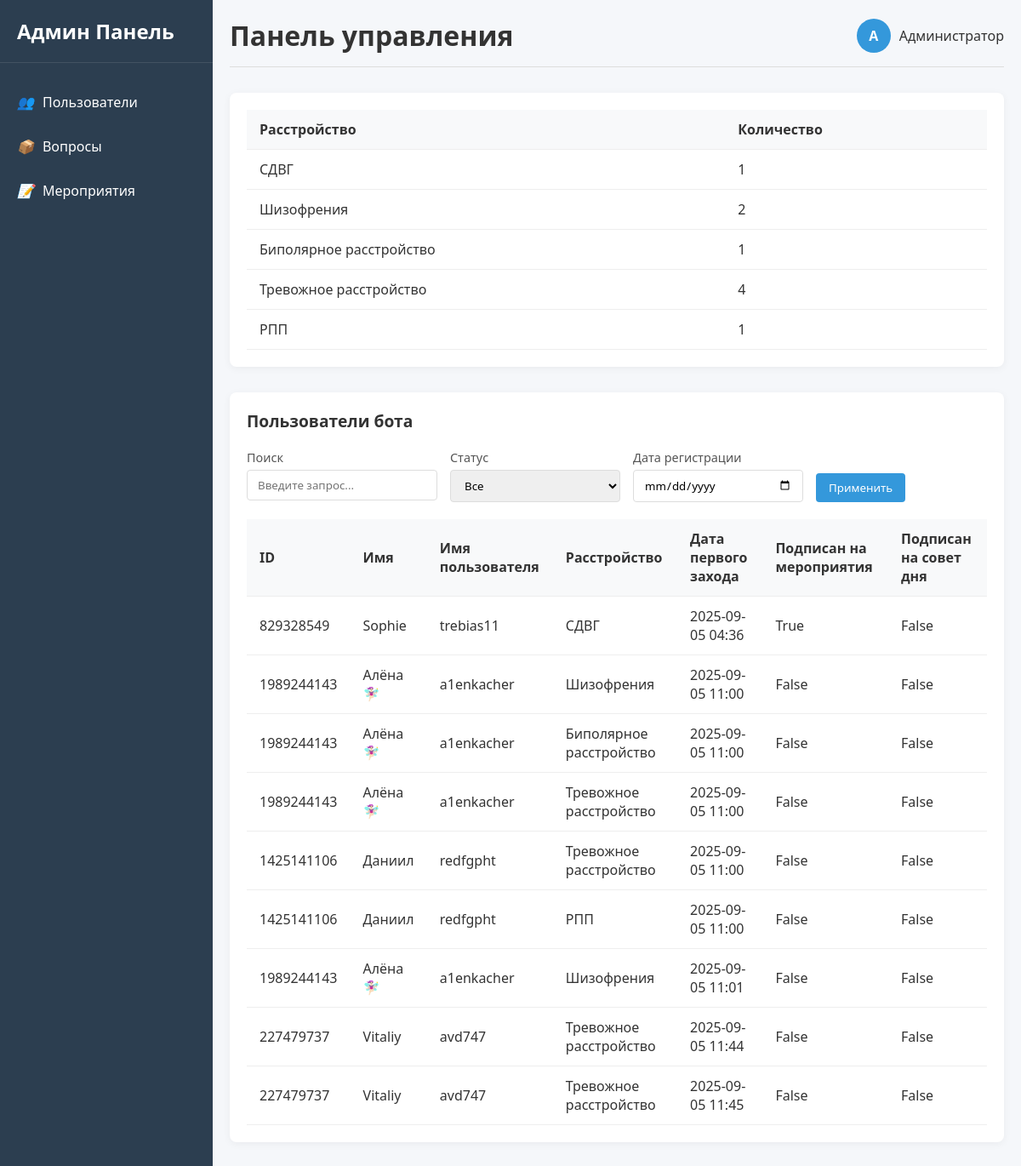
The page / on the database its author committed.
### myapp/models.py (models this page shows)
class UserInfo(models.Model):
    user = models.ForeignKey(User, on_delete=models.CASCADE, related_name='user_info', verbose_name="Пользователь")
    disorder = models.CharField("Нарушение", max_length=255)
    date = models.DateTimeField("Дата и время", default=timezone.now)

class User(models.Model):
    tg = models.IntegerField(verbose_name="Telegram ID")  # Поле для хранения Chat Id
    UserName = models.CharField(max_length=200, default='unknown')
    Name = models.CharField(max_length=255, verbose_name="Имя")  # Текстовое поле (аналог TEXT)
    DayAdviceSubscriber = models.BooleanField(default=False)
    EventsSubscriber = models.BooleanField(default=False)

### myapp/views.py (the view)
# urls.py: path('', views.home, name='home'),
def home(request):
    articles = get_info()
    stat = get_statistics()
    return render(request, 'home.html', {'articles': articles, 'stat': stat})

### myapp/views.py (called while the page is built)
def get_statistics():
    stat = {}
    info = UserInfo.objects.all()
    for i in info:
        stat[i.disorder] = stat.get(i.disorder, 0) + 1
    data = []
    for key in stat:
        data.append({'disorder': key, 'n': stat[key]})
    return data

def get_info():
    infos = UserInfo.objects.select_related('user').all()  # Оптимизация: избежать N+1
    result = []
    for info in infos:
        result.append({
            'id': info.id,
            'user_id': info.user.tg,
            'name': info.user.Name,
            'username': info.user.UserName,
            'disorder': info.disorder,
            'date': info.date,
            'events': info.user.EventsSubscriber,
            'advice': info.user.DayAdviceSubscriber
        })
    return result

### myapp/templates/home.html (shortened to what this page needs)
<!DOCTYPE html>
<html lang="ru">
<head>
</head>
<body>
    <div class="container">
        <div class="sidebar">
            <div class="sidebar-header">
                <h2>Админ Панель</h2>
            </div>
            <div class="nav-item">
                <i>👥</i>  <a href="{% url 'home' %}" style="text-decoration: none; color: white;">Пользователи</a>
            </div>
            <div class="nav-item">
                <i>📦</i> <a href="{% url 'questions' %}" style="text-decoration: none; color: white;">Вопросы</a>
            </div>
            <div class="nav-item">
                <i>📝</i> <a href="{% url 'events' %}" style="text-decoration: none; color: white;">Мероприятия</a>
            </div>
        </div>
        <div class="main-content">
            <div class="header">
                <h1>Панель управления</h1>
                <div class="user-info">
                    <div class="user-avatar">A</div>
                    <span>Администратор</span>
                </div>
            </div>
            <div class="data-section">
                <table class="data-table">
                    <thead>
                        <tr>
                            <th>Расстройство</th>
                            <th>Количество</th>
                        </tr>
                    </thead>
                    <tbody>
                        {% if stat %}
                            {% for s in stat %}
                                <tr>
                                    <td>{{ s.disorder }}</td>
                                    <td>{{ s.n }}</td>
                                </tr>
                            {% endfor %}
                        {% else %}
                            <tr>
                                <td colspan="5" style="text-align: center; color: #999;">Нет данных</td>
                            </tr>
                        {% endif %}
                    </tbody>
                </table>
            </div>
            <div class="data-section">
                <div class="section-header">
                    <h2 class="section-title">Пользователи бота</h2>
                </div>
                <div class="filter-form">
                    <div class="form-group">
                        <label for="search">Поиск</label>
                        <input type="text" id="search" class="form-control" placeholder="Введите запрос...">
                    </div>
                    <div class="form-group">
                        <label for="status">Статус</label>
                        <select id="status" class="form-control">
                            <option value="">Все</option>
                        </select>
                    </div>
                    <div class="form-group">
                        <label for="date">Дата регистрации</label>
                        <input type="date" id="date" class="form-control">
                    </div>
                    <div class="form-group" style="justify-content: flex-end;">
                        <label>&nbsp;</label>
                        <button class="btn btn-primary">Применить</button>
                    </div>
                </div>
                <table class="data-table">
                    <thead>
                        <tr>
                            <th>ID</th>
                            <th>Имя</th>
                            <th>Имя пользователя</th>
                            <th>Расстройство</th>
                            <th>Дата первого захода</th>
                            <th>Подписан на мероприятия</th>
                            <th>Подписан на совет дня</th>
                        </tr>
                    </thead>
                    <tbody>
                        {% if articles %}
                            {% for article in articles %}
                                <tr>
                                    <td>{{ article.user_id }}</td>
                                    <td>{{ article.name }}</td>
                                    <td>{{ article.username }}</td>
                                    <td>{{ article.disorder|default:"" }}</td>
                                    <td>{{ article.date|date:"Y-m-d H:i" }}</td>
                                    <td>{{ article.events }}</td>
                                    <td>{{ article.advice }}</td>
                                </tr>
                            {% endfor %}
                        {% else %}
                            <tr>
                                <td colspan="5" style="text-align: center; color: #999;">Нет данных</td>
                            </tr>
                        {% endif %}
                    </tbody>
                </table>
            </div>
        </div>
    </div>
</body>
</html>

### myapp/templates/home.html (style rules this page uses)
:root { --primary-color: #3498db; --secondary-color: #2c3e50; --accent-color: #e74c3c; --light-color: #ecf0f1; --dark-color: #34495e; --success-color: #2ecc71; --warning-color: #f39c12; }
* { margin: 0; padding: 0; box-sizing: border-box; font-family: 'Segoe UI', Tahoma, Geneva, Verdana, sans-serif; }
body { background-color: #f5f7fa; color: #333; }
.container { display: flex; min-height: 100vh; }
.sidebar { width: 250px; background-color: var(--secondary-color); color: white; padding: 20px 0; transition: all 0.3s ease; }
.sidebar-header { padding: 0 20px 20px; border-bottom: 1px solid rgba(255, 255, 255, 0.1); margin-bottom: 20px; }
.sidebar-header h2 { font-size: 1.5rem; }
.nav-item { padding: 15px 20px; cursor: pointer; transition: all 0.3s; display: flex; align-items: center; }
.nav-item i { margin-right: 10px; }
.main-content { flex: 1; padding: 20px; }
.header { display: flex; justify-content: space-between; align-items: center; margin-bottom: 30px; padding-bottom: 15px; border-bottom: 1px solid #ddd; }
.user-info { display: flex; align-items: center; }
.user-avatar { width: 40px; height: 40px; border-radius: 50%; background-color: var(--primary-color); color: white; display: flex; align-items: center; justify-content: center; margin-right: 10px; font-weight: bold; }
.data-section { background: white; border-radius: 8px; padding: 20px; box-shadow: 0 2px 10px rgba(0, 0, 0, 0.05); margin-bottom: 30px; }
.section-header { display: flex; justify-content: space-between; align-items: center; margin-bottom: 20px; }
.section-title { font-size: 1.2rem; font-weight: 600; }
.data-table { width: 100%; border-collapse: collapse; }
.data-table th, .data-table td { padding: 12px 15px; text-align: left; border-bottom: 1px solid #eee; }
.data-table th { background-color: #f8f9fa; font-weight: 600; }
.btn { padding: 8px 15px; border: none; border-radius: 4px; cursor: pointer; font-weight: 500; transition: all 0.3s; }
.btn-primary { background-color: var(--primary-color); color: white; }
.filter-form { display: flex; gap: 15px; margin-bottom: 20px; flex-wrap: wrap; }
.form-group { display: flex; flex-direction: column; }
.form-group label { margin-bottom: 5px; font-size: 0.9rem; color: #555; }
.form-control { padding: 8px 12px; border: 1px solid #ddd; border-radius: 4px; min-width: 200px; }

### rows shown on the page
UserInfo: disorder "СДВГ", disorder "СДВГ", date "2025-09-05 04:36"
UserInfo: disorder "Шизофрения", disorder "Шизофрения", date "2025-09-05 11:00"
UserInfo: disorder "Биполярное расстройство", disorder "Биполярное расстройство", date "2025-09-05 11:00"
UserInfo: disorder "Тревожное расстройство", disorder "Тревожное расстройство", date "2025-09-05 11:00"
UserInfo: disorder "РПП", disorder "РПП", date "2025-09-05 11:00"
User: name "Sophie", username "trebias11"
User: name "Алёна🧚🏻‍♀️" "Алёна🧚🏻‍♀️" "Алёна🧚🏻‍♀️" "Алёна🧚🏻‍♀️", username "a1enkacher" "a1enkacher" "a1enkacher" "a1enkacher"
User: name "Даниил" "Даниил", username "redfgpht" "redfgpht"
UserInfo: disorder "Тревожное расстройство", date "2025-09-05 11:00"
UserInfo: disorder "Шизофрения", date "2025-09-05 11:01"
User: name "Vitaliy" "Vitaliy", username "avd747" "avd747"
UserInfo: disorder "Тревожное расстройство", date "2025-09-05 11:44"
UserInfo: disorder "Тревожное расстройство", date "2025-09-05 11:45"

### other values the page prints
{{ s.n }} "1" "2" "1" "4" "1"
{{ article.user_id }} "829328549" "1989244143" "1989244143" "1989244143" "1425141106" "1425141106" "1989244143" "227479737" "227479737"
{{ article.events }} "True" "False" "False" "False" "False" "False" "False" "False" "False"
{{ article.advice }} "False" "False" "False" "False" "False" "False" "False" "False" "False"
